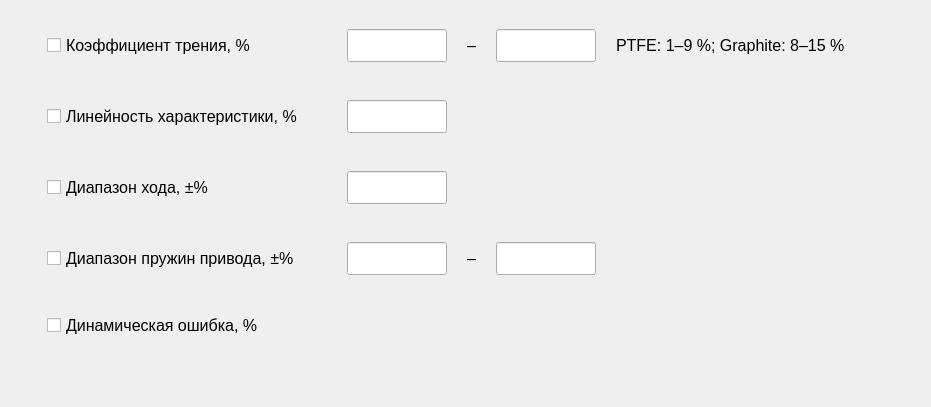
     <widget class="QWidget" name="tab_passFail">
      <attribute name="title">
       <string>Pass | Fail</string>
      </attribute>
      <layout class="QHBoxLayout" name="horizontalLayout_7">
       <item>
        <spacer name="horizontalSpacer_2">
         <property name="orientation">
          <enum>Qt::Orientation::Horizontal</enum>
         </property>
         <property name="sizeHint" stdset="0">
          <size>
           <width>18</width>
           <height>20</height>
          </size>
         </property>
        </spacer>
       </item>
       <item>
        <layout class="QVBoxLayout" name="verticalLayout_4">
         <item>
          <widget class="QWidget" name="widget_groupCrossingLimits" native="true">
           <layout class="QVBoxLayout" name="verticalLayout_3">
            <property name="spacing">
             <number>20</number>
            </property>
            <item>
             <widget class="QWidget" name="widget_crossingLimits_coefficientFriction" native="true">
              <property name="font">
               <font>
                <pointsize>20</pointsize>
               </font>
              </property>
              <layout class="QHBoxLayout" name="horizontalLayout_3">
               <property name="spacing">
                <number>20</number>
               </property>
               <item>
                <widget class="QCheckBox" name="checkBox_crossingLimits_coefficientFriction">
                 <property name="sizePolicy">
                  <sizepolicy hsizetype="Expanding" vsizetype="Fixed">
                   <horstretch>0</horstretch>
                   <verstretch>0</verstretch>
                  </sizepolicy>
                 </property>
                 <property name="minimumSize">
                  <size>
                   <width>280</width>
                   <height>0</height>
                  </size>
                 </property>
                 <property name="maximumSize">
                  <size>
                   <width>280</width>
                   <height>16777215</height>
                  </size>
                 </property>
                 <property name="font">
                  <font>
                   <pointsize>12</pointsize>
                  </font>
                 </property>
                 <property name="text">
                  <string>Коэффициент трения, %</string>
                 </property>
                </widget>
               </item>
               <item>
                <widget class="QLineEdit" name="lineEdit_crossingLimits_coefficientFriction_lower">
                 <property name="sizePolicy">
                  <sizepolicy hsizetype="Preferred" vsizetype="Fixed">
                   <horstretch>0</horstretch>
                   <verstretch>0</verstretch>
                  </sizepolicy>
                 </property>
                 <property name="minimumSize">
                  <size>
                   <width>100</width>
                   <height>0</height>
                  </size>
                 </property>
                 <property name="maximumSize">
                  <size>
                   <width>100</width>
                   <height>16777215</height>
                  </size>
                 </property>
                 <property name="font">
                  <font>
                   <pointsize>12</pointsize>
                  </font>
                 </property>
                 <property name="focusPolicy">
                  <enum>Qt::FocusPolicy::ClickFocus</enum>
                 </property>
                 <property name="styleSheet">
                  <string notr="true">padding: 5px 10px;</string>
                 </property>
                 <property name="alignment">
                  <set>Qt::AlignmentFlag::AlignCenter</set>
                 </property>
                </widget>
               </item>
               <item>
                <widget class="QLabel" name="label_crossingLimits_coefficientFriction_split">
                 <property name="font">
                  <font>
                   <pointsize>12</pointsize>
                  </font>
                 </property>
                 <property name="text">
                  <string>–</string>
                 </property>
                </widget>
               </item>
               <item>
                <widget class="QLineEdit" name="lineEdit_crossingLimits_coefficientFriction_upper">
                 <property name="sizePolicy">
                  <sizepolicy hsizetype="Preferred" vsizetype="Fixed">
                   <horstretch>0</horstretch>
                   <verstretch>0</verstretch>
                  </sizepolicy>
                 </property>
                 <property name="minimumSize">
                  <size>
                   <width>100</width>
                   <height>0</height>
                  </size>
                 </property>
                 <property name="maximumSize">
                  <size>
                   <width>100</width>
                   <height>16777215</height>
                  </size>
                 </property>
                 <property name="font">
                  <font>
                   <pointsize>12</pointsize>
                  </font>
                 </property>
                 <property name="focusPolicy">
                  <enum>Qt::FocusPolicy::ClickFocus</enum>
                 </property>
                 <property name="styleSheet">
                  <string notr="true">padding: 5px 10px;</string>
                 </property>
                 <property name="alignment">
                  <set>Qt::AlignmentFlag::AlignCenter</set>
                 </property>
                </widget>
               </item>
               <item>
                <widget class="QLabel" name="label_crossingLimits_coefficientFriction_info">
                 <property name="font">
                  <font>
                   <pointsize>12</pointsize>
                  </font>
                 </property>
                 <property name="text">
                  <string>PTFE: 1–9 %; Graphite: 8–15 %</string>
                 </property>
                </widget>
               </item>
               <item>
                <spacer name="horizontalSpacer_coefficientFriction">
                 <property name="font">
                  <font>
                   <pointsize>12</pointsize>
                  </font>
                 </property>
                 <property name="orientation">
                  <enum>Qt::Orientation::Horizontal</enum>
                 </property>
                 <property name="sizeHint" stdset="0">
                  <size>
                   <width>40</width>
                   <height>20</height>
                  </size>
                 </property>
                </spacer>
               </item>
              </layout>
             </widget>
            </item>
            <item>
             <widget class="QWidget" name="widget_crossingLimits_linearCharacteristic" native="true">
              <property name="font">
               <font>
                <pointsize>12</pointsize>
               </font>
              </property>
              <layout class="QHBoxLayout" name="horizontalLayout_2">
               <property name="spacing">
                <number>20</number>
               </property>
               <item>
                <widget class="QCheckBox" name="checkBox_crossingLimits_linearCharacteristic">
                 <property name="sizePolicy">
                  <sizepolicy hsizetype="Expanding" vsizetype="Fixed">
                   <horstretch>0</horstretch>
                   <verstretch>0</verstretch>
                  </sizepolicy>
                 </property>
                 <property name="minimumSize">
                  <size>
                   <width>280</width>
                   <height>0</height>
                  </size>
                 </property>
                 <property name="maximumSize">
                  <size>
                   <width>280</width>
                   <height>16777215</height>
                  </size>
                 </property>
                 <property name="font">
                  <font>
                   <pointsize>12</pointsize>
                  </font>
                 </property>
                 <property name="text">
                  <string>Линейность характеристики, %</string>
                 </property>
                </widget>
               </item>
               <item>
                <widget class="QLineEdit" name="lineEdit_crossingLimits_linearCharacteristic">
                 <property name="sizePolicy">
                  <sizepolicy hsizetype="Preferred" vsizetype="Fixed">
                   <horstretch>0</horstretch>
                   <verstretch>0</verstretch>
                  </sizepolicy>
                 </property>
                 <property name="minimumSize">
                  <size>
                   <width>100</width>
                   <height>0</height>
                  </size>
                 </property>
                 <property name="maximumSize">
                  <size>
                   <width>100</width>
                   <height>16777215</height>
                  </size>
                 </property>
                 <property name="font">
                  <font>
                   <pointsize>12</pointsize>
                  </font>
                 </property>
                 <property name="focusPolicy">
                  <enum>Qt::FocusPolicy::ClickFocus</enum>
                 </property>
                 <property name="styleSheet">
                  <string notr="true">padding: 5px 10px;</string>
                 </property>
                 <property name="alignment">
                  <set>Qt::AlignmentFlag::AlignCenter</set>
                 </property>
                </widget>
               </item>
               <item>
                <spacer name="horizontalSpacer_linearCharacteristic">
                 <property name="font">
                  <font>
                   <pointsize>12</pointsize>
                  </font>
                 </property>
                 <property name="orientation">
                  <enum>Qt::Orientation::Horizontal</enum>
                 </property>
                 <property name="sizeHint" stdset="0">
                  <size>
                   <width>40</width>
                   <height>20</height>
                  </size>
                 </property>
                </spacer>
               </item>
              </layout>
             </widget>
            </item>
            <item>
             <widget class="QWidget" name="widget_crossingLimits_range" native="true">
              <property name="font">
               <font>
                <pointsize>12</pointsize>
               </font>
              </property>
              <layout class="QHBoxLayout" name="horizontalLayout_4">
               <property name="spacing">
                <number>20</number>
               </property>
               <item>
                <widget class="QCheckBox" name="checkBox_crossingLimits_range">
                 <property name="sizePolicy">
                  <sizepolicy hsizetype="Expanding" vsizetype="Fixed">
                   <horstretch>0</horstretch>
                   <verstretch>0</verstretch>
                  </sizepolicy>
                 </property>
                 <property name="minimumSize">
                  <size>
                   <width>280</width>
                   <height>0</height>
                  </size>
                 </property>
                 <property name="maximumSize">
                  <size>
                   <width>280</width>
                   <height>16777215</height>
                  </size>
                 </property>
                 <property name="font">
                  <font>
                   <pointsize>12</pointsize>
                  </font>
                 </property>
                 <property name="text">
                  <string>Диапазон хода, ±%</string>
                 </property>
                </widget>
               </item>
               <item>
                <widget class="QLineEdit" name="lineEdit_crossingLimits_valveStroke">
                 <property name="sizePolicy">
                  <sizepolicy hsizetype="Preferred" vsizetype="Fixed">
                   <horstretch>0</horstretch>
                   <verstretch>0</verstretch>
                  </sizepolicy>
                 </property>
                 <property name="minimumSize">
                  <size>
                   <width>100</width>
                   <height>0</height>
                  </size>
                 </property>
                 <property name="maximumSize">
                  <size>
                   <width>100</width>
                   <height>16777215</height>
                  </size>
                 </property>
                 <property name="font">
                  <font>
                   <pointsize>12</pointsize>
                  </font>
                 </property>
                 <property name="focusPolicy">
                  <enum>Qt::FocusPolicy::ClickFocus</enum>
                 </property>
                 <property name="styleSheet">
                  <string notr="true">padding: 5px 10px;</string>
                 </property>
                 <property name="alignment">
                  <set>Qt::AlignmentFlag::AlignCenter</set>
                 </property>
                </widget>
               </item>
               <item>
                <spacer name="horizontalSpacer_crossingLimits_range">
                 <property name="font">
                  <font>
                   <pointsize>12</pointsize>
                  </font>
                 </property>
                 <property name="orientation">
                  <enum>Qt::Orientation::Horizontal</enum>
                 </property>
                 <property name="sizeHint" stdset="0">
                  <size>
                   <width>40</width>
                   <height>20</height>
                  </size>
                 </property>
                </spacer>
               </item>
              </layout>
             </widget>
            </item>
            <item>
             <widget class="QWidget" name="widget_crossingLimits_spring" native="true">
              <property name="font">
               <font>
                <pointsize>12</pointsize>
               </font>
              </property>
              <layout class="QHBoxLayout" name="horizontalLayout_5">
               <property name="spacing">
                <number>20</number>
               </property>
               <item>
                <widget class="QCheckBox" name="checkBox_crossingLimits_spring">
                 <property name="sizePolicy">
                  <sizepolicy hsizetype="Expanding" vsizetype="Fixed">
                   <horstretch>0</horstretch>
                   <verstretch>0</verstretch>
                  </sizepolicy>
                 </property>
                 <property name="minimumSize">
                  <size>
                   <width>280</width>
                   <height>0</height>
                  </size>
                 </property>
                 <property name="maximumSize">
                  <size>
                   <width>280</width>
                   <height>16777215</height>
                  </size>
                 </property>
                 <property name="font">
                  <font>
                   <pointsize>12</pointsize>
                  </font>
                 </property>
                 <property name="text">
                  <string>Диапазон пружин привода, ±%</string>
                 </property>
                </widget>
               </item>
               <item>
                <widget class="QLineEdit" name="lineEdit_crossingLimits_spring_lower">
                 <property name="sizePolicy">
                  <sizepolicy hsizetype="Preferred" vsizetype="Fixed">
                   <horstretch>0</horstretch>
                   <verstretch>0</verstretch>
                  </sizepolicy>
                 </property>
                 <property name="minimumSize">
                  <size>
                   <width>100</width>
                   <height>0</height>
                  </size>
                 </property>
                 <property name="maximumSize">
                  <size>
                   <width>100</width>
                   <height>16777215</height>
                  </size>
                 </property>
                 <property name="font">
                  <font>
                   <pointsize>12</pointsize>
                  </font>
                 </property>
                 <property name="focusPolicy">
                  <enum>Qt::FocusPolicy::ClickFocus</enum>
                 </property>
                 <property name="styleSheet">
                  <string notr="true">padding: 5px 10px;</string>
                 </property>
                 <property name="alignment">
                  <set>Qt::AlignmentFlag::AlignCenter</set>
                 </property>
                </widget>
               </item>
               <item>
                <widget class="QLabel" name="label_crossingLimits_spring">
                 <property name="font">
                  <font>
                   <pointsize>12</pointsize>
                  </font>
                 </property>
                 <property name="text">
                  <string>–</string>
                 </property>
                </widget>
               </item>
               <item>
                <widget class="QLineEdit" name="lineEdit_crossingLimits_spring_upper">
                 <property name="sizePolicy">
                  <sizepolicy hsizetype="Preferred" vsizetype="Fixed">
                   <horstretch>0</horstretch>
                   <verstretch>0</verstretch>
                  </sizepolicy>
                 </property>
                 <property name="minimumSize">
                  <size>
                   <width>100</width>
                   <height>0</height>
                  </size>
                 </property>
                 <property name="maximumSize">
                  <size>
                   <width>100</width>
                   <height>16777215</height>
                  </size>
                 </property>
                 <property name="font">
                  <font>
                   <pointsize>12</pointsize>
                  </font>
                 </property>
                 <property name="focusPolicy">
                  <enum>Qt::FocusPolicy::ClickFocus</enum>
                 </property>
                 <property name="styleSheet">
                  <string notr="true">padding: 5px 10px;</string>
                 </property>
                 <property name="alignment">
                  <set>Qt::AlignmentFlag::AlignCenter</set>
                 </property>
                </widget>
               </item>
               <item>
                <spacer name="horizontalSpacer_crossingLimits_spring">
                 <property name="font">
                  <font>
                   <pointsize>12</pointsize>
                  </font>
                 </property>
                 <property name="orientation">
                  <enum>Qt::Orientation::Horizontal</enum>
                 </property>
                 <property name="sizeHint" stdset="0">
                  <size>
                   <width>40</width>
                   <height>20</height>
                  </size>
                 </property>
                </spacer>
               </item>
              </layout>
             </widget>
            </item>
            <item>
             <widget class="QWidget" name="widget_crossingLimits_dinamicError" native="true">
              <property name="minimumSize">
               <size>
                <width>260</width>
                <height>0</height>
               </size>
              </property>
              <property name="font">
               <font>
                <pointsize>12</pointsize>
               </font>
              </property>
              <layout class="QHBoxLayout" name="horizontalLayout_6">
               <property name="spacing">
                <number>20</number>
               </property>
               <item>
                <widget class="QCheckBox" name="checkBox_crossingLimits_dinamicError">
                 <property name="sizePolicy">
                  <sizepolicy hsizetype="Expanding" vsizetype="Fixed">
                   <horstretch>0</horstretch>
                   <verstretch>0</verstretch>
                  </sizepolicy>
                 </property>
                 <property name="minimumSize">
                  <size>
                   <width>280</width>
                   <height>0</height>
                  </size>
                 </property>
                 <property name="maximumSize">
                  <size>
                   <width>280</width>
                   <height>16777215</height>
                  </size>
                 </property>
                 <property name="font">
                  <font>
                   <pointsize>12</pointsize>
                  </font>
                 </property>
                 <property name="text">
                  <string>Динамическая ошибка, %</string>
                 </property>
                </widget>
               </item>
               <item>
                <spacer name="horizontalSpacer_crossingLimits_dinamicError">
                 <property name="font">
                  <font>
                   <pointsize>12</pointsize>
                  </font>
                 </property>
                 <property name="orientation">
                  <enum>Qt::Orientation::Horizontal</enum>
                 </property>
                 <property name="sizeHint" stdset="0">
                  <size>
                   <width>40</width>
                   <height>20</height>
                  </size>
                 </property>
                </spacer>
               </item>
              </layout>
             </widget>
            </item>
           </layout>
          </widget>
         </item>
         <item>
          <spacer name="verticalSpacer">
           <property name="orientation">
            <enum>Qt::Orientation::Vertical</enum>
           </property>
           <property name="sizeHint" stdset="0">
            <size>
             <width>20</width>
             <height>40</height>
            </size>
           </property>
          </spacer>
         </item>
        </layout>
       </item>
       <item>
        <spacer name="horizontalSpacer_4">
         <property name="orientation">
          <enum>Qt::Orientation::Horizontal</enum>
         </property>
         <property name="sizeHint" stdset="0">
          <size>
           <width>17</width>
           <height>20</height>
          </size>
         </property>
        </spacer>
       </item>
      </layout>
     </widget>
